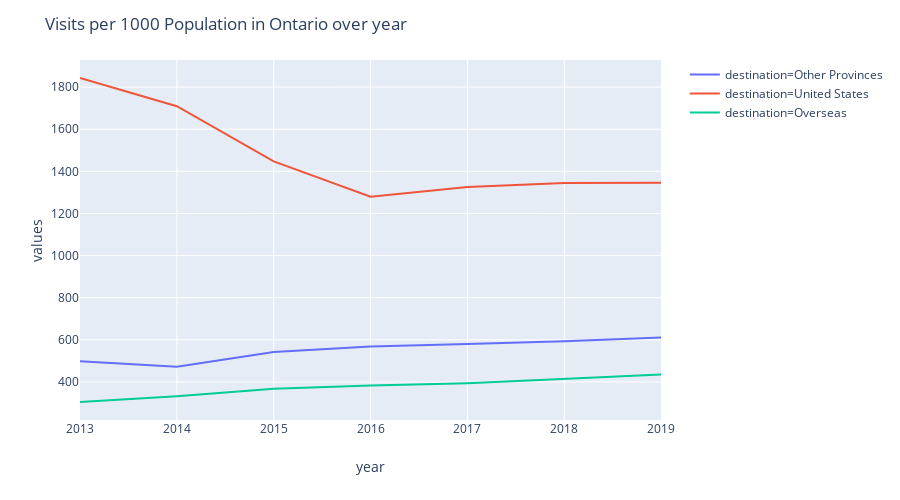

The notebook cell saved with this chart:
### Code cell
fig = px.line(df, x="year", y="values", color='destination', height=500)
fig.update_layout(title_text="Visits per 1000 Population in Ontario over year")
fig.show()

### Figure 1 — Plotly figure (JSON) as saved in the notebook; plotly's stock layout.template omitted (floating-point values rounded to 4 significant figures)
{"data": [{"hoverlabel": {"namelength": 0}, "hovertemplate": "destination=Other Provinces<br>year=%{x}<br>values=%{y}", "legendgroup": "destination=Other Provinces", "line": {"color": "#636efa", "dash": "solid"}, "mode": "lines", "name": "destination=Other Provinces", "showlegend": true, "type": "scatter", "x": [2013, 2014, 2015, 2016, 2017, 2018, 2019], "xaxis": "x", "y": [499, 472, 542, 568, 580, 593, 611], "yaxis": "y"}, {"hoverlabel": {"namelength": 0}, "hovertemplate": "destination=United States<br>year=%{x}<br>values=%{y}", "legendgroup": "destination=United States", "line": {"color": "#EF553B", "dash": "solid"}, "mode": "lines", "name": "destination=United States", "showlegend": true, "type": "scatter", "x": [2013, 2014, 2015, 2016, 2017, 2018, 2019], "xaxis": "x", "y": [1843, 1709, 1447, 1279, 1325, 1344, 1346], "yaxis": "y"}, {"hoverlabel": {"namelength": 0}, "hovertemplate": "destination=Overseas<br>year=%{x}<br>values=%{y}", "legendgroup": "destination=Overseas", "line": {"color": "#00cc96", "dash": "solid"}, "mode": "lines", "name": "destination=Overseas", "showlegend": true, "type": "scatter", "x": [2013, 2014, 2015, 2016, 2017, 2018, 2019], "xaxis": "x", "y": [305, 332, 368, 383, 394, 415, 436], "yaxis": "y"}], "layout": {"height": 500, "legend": {"tracegroupgap": 0}, "margin": {"t": 60}, "title": {"text": "Visits per 1000 Population in Ontario over year"}, "xaxis": {"anchor": "y", "domain": [0, 0.98], "title": {"text": "year"}}, "yaxis": {"anchor": "x", "domain": [0, 1], "title": {"text": "values"}}}}
